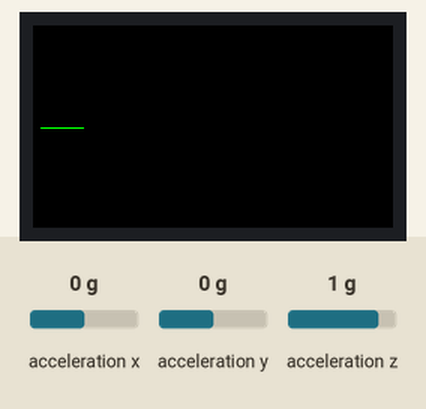
A sketch run on a simulated ESP32. Parts: 240×135 colour display. The inputs (shaded band) are chosen by the test bench; at power-on: acceleration z 1 g, acceleration x 0 g, acceleration y 0 g.

Above: at 1.3 s.
1.4 s: acceleration z set to -1.4 g
At 2.2 s:
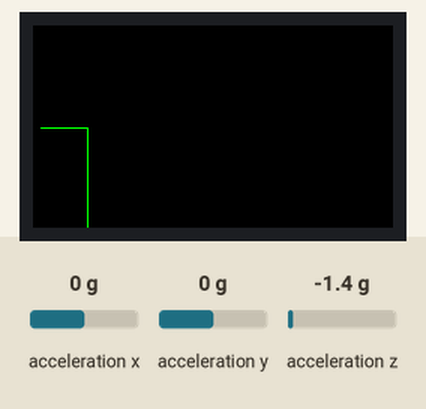
2.9 s: acceleration z set to 0.8 g
At 2.93 s:
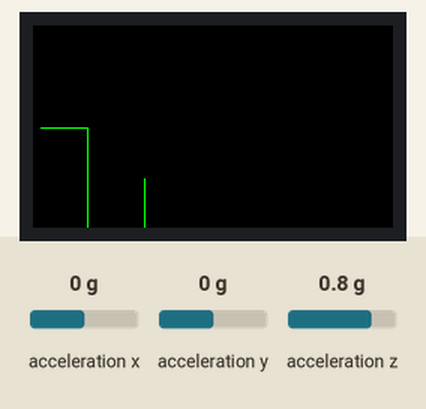
4.4 s: acceleration z set to -0.8 g
At 5.0 s:
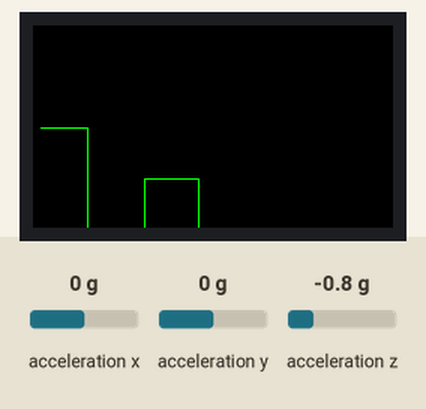

Measured:
- after the input at 2.9 s, the display: changes at once (image 2)
- what the display in image 3 shows lasts 1.8 s, from 4.4 s to 6.2 s

The sketch:

acceleration.ino
```cpp
#include <M5StickCPlus.h>
#define MPU6886 IMU

#define SAMPLE_PERIOD 40
#define SAMPLE_SIZE 150 //20ms * 150 = 3秒


void setup() {
  M5.begin();
  M5.Lcd.setRotation(3);
  M5.MPU6886.Init(); //MPU6886を初期設定する

}

float ax, ay, az[SAMPLE_SIZE];

#define X0 5  // 横軸の描画開始座標
#define MINZ 600  // 縦軸の最小値 600mG
#define MAXZ 1400  // 縦軸の最大値 1400mG

void loop() {
  M5.Lcd.fillScreen(BLACK);

  for (int i=0; i<SAMPLE_SIZE; i++) {
    M5.MPU6886.getAccelData(&ax, &ay, &az[i]);

    //mGに変換
    az[i] *= 1000;
    if (i == 0) continue;

    int y0 = map((int)(az[i - 1]), MINZ, MAXZ, M5.Lcd.height(), 0);
    int y1 = map((int)(az[i]), MINZ, MAXZ, M5.Lcd.height(), 0);
    M5.Lcd.drawLine(i - 1 + X0, y0, i + X0, y1, GREEN);

    delay(SAMPLE_PERIOD);
  }


}
```
